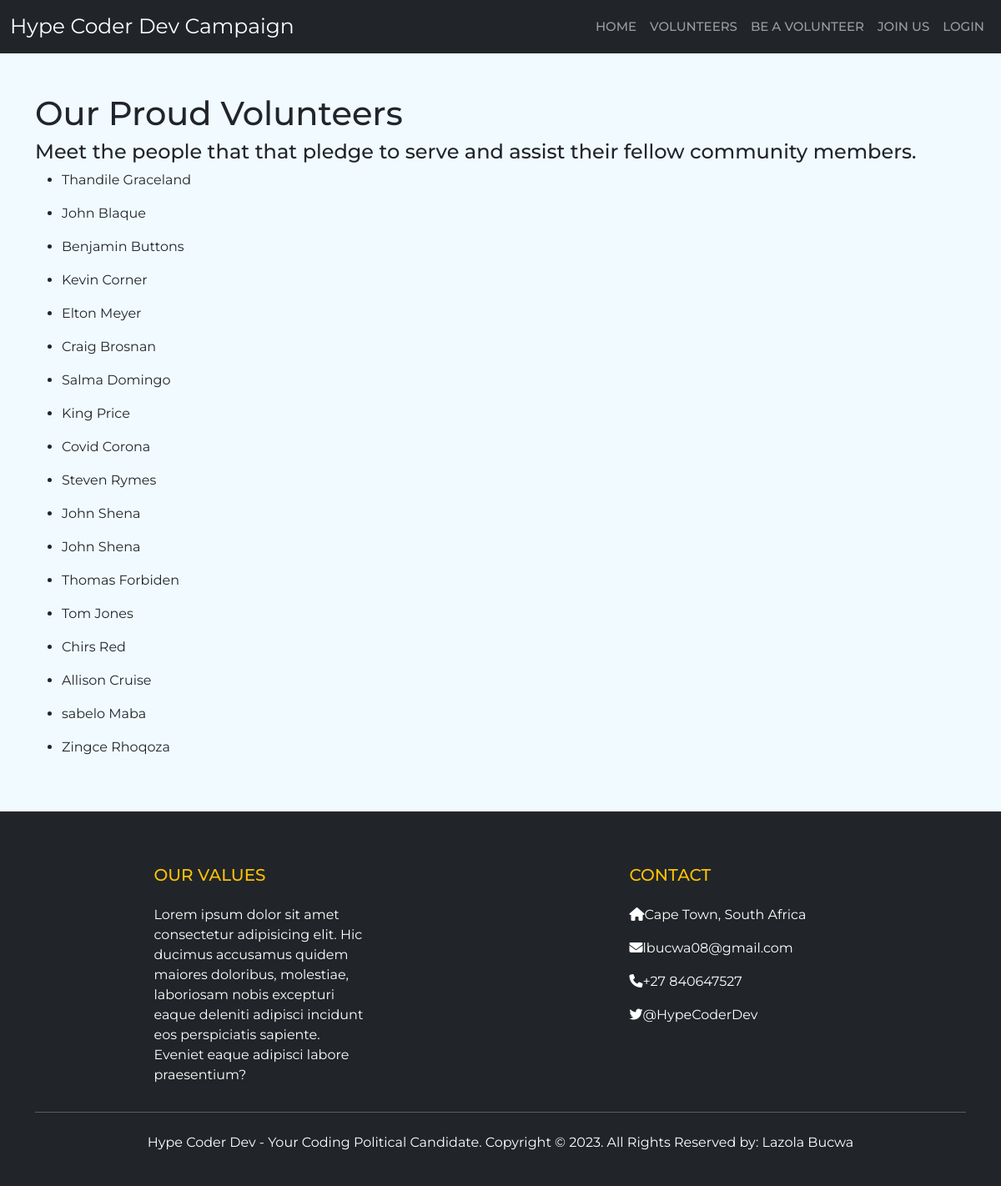
/volunteers/, run on the app's committed database.
### volunteers/models.py (models this page shows)
class Volunteer(models.Model):
    first_name = models.CharField(max_length=200)
    last_name = models.CharField(max_length=200)
    email = models.CharField(max_length=200)
    def __str__(self):
        return (f"{self.first_name} {self.last_name}")

### volunteers/views.py (the view)
# urls.py: path('', views.volunteers_view, name='volunteers'),
def volunteers_view(request):
    volunteer_list = Volunteer.objects.all
    context = {'volunteer_list': volunteer_list}
    return render(request, 'volunteers.html', context)

### volunteers/templates/volunteers.html (shortened to what this page needs)
{% extends 'base.html' %} {% load static %}
{% block extra_head %}
<link rel="stylesheet" href="{% static 'volunteers.css' %}" />
{% endblock %}
{% block content %}
<h1>Our Proud Volunteers</h1>
<h4>Meet the people that that pledge to serve and assist their fellow community members.</h4>
{% if volunteer_list %}
<ul>
    {% for volunteer in volunteer_list %}
    <li>
    <p>
        {{ volunteer }}
    </p>
    </li>
    {% endfor %}
</ul>
{% else %}
<p>No volunteers yet.</p>
{% endif %}
{% endblock %}

### main_app/templates/base.html (shortened to what this page needs)
{% load static %}
<!doctype html>
<html lang="en">
  <head>
    <link href="https://cdn.jsdelivr.net/npm/bootstrap@5.3.0/dist/css/bootstrap.min.css" rel="stylesheet"
>
    <link rel="stylesheet" href="https://cdnjs.cloudflare.com/ajax/libs/font-awesome/6.4.0/css/all.min.css"
 />
    <link rel="stylesheet" href="{% static 'base.css' %}">
    <link rel="stylesheet" href="{% static 'style.css' %}">
    {% block extra_head %}{% endblock %}
  </head>
  <body>
{% if user.is_authenticated %}
<nav class="navbar navbar-expand-lg bg-dark" data-bs-theme="dark">
  <div class="container-fluid navi">
    <a class="navbar-brand" href="#">Hype Coder Dev Campaign</a>
    <button class="navbar-toggler" type="button" data-bs-toggle="collapse" data-bs-target="#navbarNavAltMarkup" aria-controls="navbarNavAltMarkup" aria-expanded="false" aria-label="Toggle navigation">
      <span class="navbar-toggler-icon"></span>
    </button>
    <div class="collapse navbar-collapse justify-content-end" id="navbarNavAltMarkup">
      <div class="navbar-nav">
        <a class="nav-link" href="{% url 'home' %}">Home</a>
        <a class="nav-link" href="{% url 'volunteers:volunteers' %}">Volunteers</a>
        <a class="nav-link" href="{% url 'volunteers:signup' %}">Be A Volunteer</a>
        <a class="nav-link navi" href="{% url 'logout' %}?next={% url 'home' %}">Logout</a>
      </div>
    </div>
  </div>
</nav>
{% else %}
<nav class="navbar navbar-expand-lg bg-dark" data-bs-theme="dark">
  <div class="container-fluid navi">
    <a class="navbar-brand" href="#">Hype Coder Dev Campaign</a>
    <div class="collapse navbar-collapse justify-content-end" id="navbarNavAltMarkup">
      <div class="navbar-nav">
        <a class="nav-link" href="{% url 'home' %}">Home</a>
        <a class="nav-link" href="{% url 'volunteers:volunteers' %}">Volunteers</a>
        <a class="nav-link" href="{% url 'volunteers:signup' %}">Be A Volunteer</a>
        <a class="nav-link navi" href="{% url 'user_auth:register' %}">Join Us</a>
        <a class="nav-link navi" href="{% url 'user_auth:login' %}">Login</a>
      </div>
    </div>
  </div>
</nav>
{% endif %}
    <div class="container pt-5 pb-5">
      {% block content %}{% endblock %}
    </div>
    <footer class="bg-dark border-top pt-5 pb-4">
        <div class="container text-md-left">
            <div class="row text-md-left">
                <div class="col-md-3 col-lg-3 col-xl-3 mx-auto mt-3">
                    <h5 class="text-uppercase mb-4 font-weight-bold text-warning">Our Values</h5>
                    <p>Lorem ipsum dolor sit amet consectetur adipisicing elit. Hic ducimus accusamus
                        quidem maiores doloribus, molestiae, laboriosam nobis excepturi eaque deleniti
                        adipisci incidunt eos perspiciatis sapiente. Eveniet eaque adipisci labore
                        praesentium?</p>
                </div>
                <div class="col-md-4 col-lg-3 col-xl-3 mx-auto mt-3">
                    <h5 class="text-uppercase mb-4 font-weight-bold text-warning">Contact</h5>
                    <p><i class="fas fa-home mr-3"></i>Cape Town, South Africa</p>
                    <p><i class="fas fa-envelope mr-3"></i>lbucwa08@gmail.com</p>
                    <p><i class="fas fa-phone mr-3"></i>+27 840647527</p>
                    <p><i class="fa-brands fa-twitter mr-3"></i>@HypeCoderDev</p>
                </div>
            </div>
            <hr class="mb-4">
        </div>
        <div class="copy text-center"><p>Hype Coder Dev - Your Coding Political Candidate. Copyright &copy; 2023. All Rights Reserved by: Lazola Bucwa</p></div>
    </footer>
  </body>
</html>

### main_app/static/base.css (style rules this page uses)
* { font-family: 'Montserrat', sans-serif; }
footer { color: white; }
.navbar-brand { font-size: 25px; }

### main_app/static/style.css (style rules this page uses)
* { font-family: 'Montserrat', sans-serif; }
body { background: #f1fbff; }
.navbar-nav a { font-size: 15px; text-transform: uppercase; font-weight: 500; }

### data on the page
Volunteer: first_name+last_name "Thandile Graceland"
Volunteer: first_name+last_name "John Blaque"
Volunteer: first_name+last_name "Benjamin Buttons"
Volunteer: first_name+last_name "Kevin Corner"
Volunteer: first_name+last_name "Elton Meyer"
Volunteer: first_name+last_name "Craig Brosnan"
Volunteer: first_name+last_name "Salma Domingo"
Volunteer: first_name+last_name "King Price"
Volunteer: first_name+last_name "Covid Corona"
Volunteer: first_name+last_name "Steven Rymes"
Volunteer: first_name+last_name "John Shena"
Volunteer: first_name+last_name "John Shena"
Volunteer: first_name+last_name "Thomas Forbiden"
Volunteer: first_name+last_name "Tom Jones"
Volunteer: first_name+last_name "Chirs Red"
Volunteer: first_name+last_name "Allison Cruise"
Volunteer: first_name+last_name "sabelo Maba"
Volunteer: first_name+last_name "Zingce Rhoqoza"
